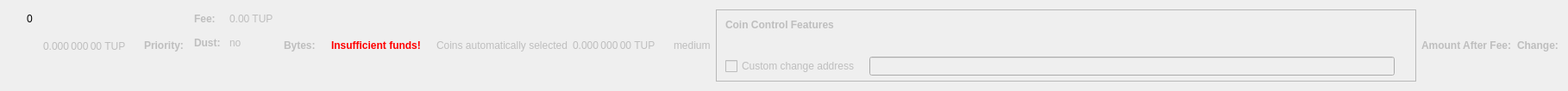
    <widget class="QWidget" name="dummyHideWidget" native="true">
     <property name="maximumSize">
      <size>
       <width>100</width>
       <height>22</height>
      </size>
     </property>
     <layout class="QHBoxLayout" name="dummyHideLayout">
      <item>
       <layout class="QFormLayout" name="formLayoutCoinControl1">
        <property name="horizontalSpacing">
         <number>10</number>
        </property>
        <property name="verticalSpacing">
         <number>14</number>
        </property>
        <property name="leftMargin">
         <number>10</number>
        </property>
        <property name="topMargin">
         <number>4</number>
        </property>
        <property name="rightMargin">
         <number>6</number>
        </property>
        <item row="0" column="1">
         <widget class="QLabel" name="labelCoinControlBytes">
          <property name="cursor">
           <cursorShape>IBeamCursor</cursorShape>
          </property>
          <property name="contextMenuPolicy">
           <enum>Qt::ActionsContextMenu</enum>
          </property>
          <property name="text">
           <string notr="true">0</string>
          </property>
          <property name="textInteractionFlags">
           <set>Qt::LinksAccessibleByMouse|Qt::TextSelectableByKeyboard|Qt::TextSelectableByMouse</set>
          </property>
         </widget>
        </item>
       </layout>
      </item>
      <item>
       <widget class="QLabel" name="labelCoinControlAfterFee">
        <property name="enabled">
         <bool>false</bool>
        </property>
        <property name="sizePolicy">
         <sizepolicy hsizetype="Fixed" vsizetype="Fixed">
          <horstretch>0</horstretch>
          <verstretch>0</verstretch>
         </sizepolicy>
        </property>
        <property name="minimumSize">
         <size>
          <width>111</width>
          <height>12</height>
         </size>
        </property>
        <property name="maximumSize">
         <size>
          <width>111</width>
          <height>12</height>
         </size>
        </property>
        <property name="cursor">
         <cursorShape>IBeamCursor</cursorShape>
        </property>
        <property name="contextMenuPolicy">
         <enum>Qt::ActionsContextMenu</enum>
        </property>
        <property name="text">
         <string notr="true">0.000 000 00 TUP</string>
        </property>
        <property name="textInteractionFlags">
         <set>Qt::LinksAccessibleByMouse|Qt::TextSelectableByKeyboard|Qt::TextSelectableByMouse</set>
        </property>
       </widget>
      </item>
      <item>
       <widget class="QLabel" name="labelCoinControlPriorityText">
        <property name="enabled">
         <bool>false</bool>
        </property>
        <property name="font">
         <font>
          <weight>75</weight>
          <bold>true</bold>
         </font>
        </property>
        <property name="text">
         <string>Priority:</string>
        </property>
       </widget>
      </item>
      <item>
       <layout class="QHBoxLayout" name="horizontalLayout"/>
      </item>
      <item>
       <layout class="QFormLayout" name="formLayoutCoinControl3">
        <property name="horizontalSpacing">
         <number>10</number>
        </property>
        <property name="verticalSpacing">
         <number>14</number>
        </property>
        <property name="leftMargin">
         <number>6</number>
        </property>
        <property name="topMargin">
         <number>4</number>
        </property>
        <property name="rightMargin">
         <number>6</number>
        </property>
        <item row="0" column="0">
         <widget class="QLabel" name="labelCoinControlFeeText">
          <property name="enabled">
           <bool>false</bool>
          </property>
          <property name="font">
           <font>
            <weight>75</weight>
            <bold>true</bold>
           </font>
          </property>
          <property name="text">
           <string>Fee:</string>
          </property>
          <property name="margin">
           <number>0</number>
          </property>
         </widget>
        </item>
        <item row="0" column="1">
         <widget class="QLabel" name="labelCoinControlFee">
          <property name="enabled">
           <bool>false</bool>
          </property>
          <property name="cursor">
           <cursorShape>IBeamCursor</cursorShape>
          </property>
          <property name="contextMenuPolicy">
           <enum>Qt::ActionsContextMenu</enum>
          </property>
          <property name="text">
           <string notr="true">0.00 TUP</string>
          </property>
          <property name="textInteractionFlags">
           <set>Qt::LinksAccessibleByMouse|Qt::TextSelectableByKeyboard|Qt::TextSelectableByMouse</set>
          </property>
         </widget>
        </item>
        <item row="1" column="0">
         <widget class="QLabel" name="labelCoinControlLowOutputText">
          <property name="enabled">
           <bool>false</bool>
          </property>
          <property name="font">
           <font>
            <weight>75</weight>
            <bold>true</bold>
           </font>
          </property>
          <property name="text">
           <string>Dust:</string>
          </property>
         </widget>
        </item>
        <item row="1" column="1">
         <widget class="QLabel" name="labelCoinControlLowOutput">
          <property name="enabled">
           <bool>false</bool>
          </property>
          <property name="cursor">
           <cursorShape>IBeamCursor</cursorShape>
          </property>
          <property name="contextMenuPolicy">
           <enum>Qt::ActionsContextMenu</enum>
          </property>
          <property name="text">
           <string>no</string>
          </property>
          <property name="textInteractionFlags">
           <set>Qt::LinksAccessibleByMouse|Qt::TextSelectableByKeyboard|Qt::TextSelectableByMouse</set>
          </property>
         </widget>
        </item>
       </layout>
      </item>
      <item>
       <widget class="QLabel" name="labelCoinControlBytesText">
        <property name="enabled">
         <bool>false</bool>
        </property>
        <property name="font">
         <font>
          <weight>75</weight>
          <bold>true</bold>
         </font>
        </property>
        <property name="text">
         <string>Bytes:</string>
        </property>
       </widget>
      </item>
      <item>
       <layout class="QFormLayout" name="formLayoutCoinControl2">
        <property name="horizontalSpacing">
         <number>10</number>
        </property>
        <property name="verticalSpacing">
         <number>14</number>
        </property>
        <property name="leftMargin">
         <number>6</number>
        </property>
        <property name="topMargin">
         <number>4</number>
        </property>
        <property name="rightMargin">
         <number>6</number>
        </property>
       </layout>
      </item>
      <item>
       <layout class="QHBoxLayout" name="horizontalLayoutCoinControl2">
        <property name="spacing">
         <number>8</number>
        </property>
        <property name="bottomMargin">
         <number>10</number>
        </property>
       </layout>
      </item>
      <item>
       <widget class="QLabel" name="labelCoinControlInsuffFunds">
        <property name="enabled">
         <bool>false</bool>
        </property>
        <property name="minimumSize">
         <size>
          <width>0</width>
          <height>0</height>
         </size>
        </property>
        <property name="font">
         <font>
          <weight>75</weight>
          <bold>true</bold>
         </font>
        </property>
        <property name="styleSheet">
         <string notr="true">color:red;font-weight:bold;</string>
        </property>
        <property name="text">
         <string>Insufficient funds!</string>
        </property>
        <property name="margin">
         <number>5</number>
        </property>
       </widget>
      </item>
      <item>
       <layout class="QFormLayout" name="formLayoutCoinControl4">
        <property name="horizontalSpacing">
         <number>10</number>
        </property>
        <property name="verticalSpacing">
         <number>14</number>
        </property>
        <property name="leftMargin">
         <number>6</number>
        </property>
        <property name="topMargin">
         <number>4</number>
        </property>
        <property name="rightMargin">
         <number>6</number>
        </property>
       </layout>
      </item>
      <item>
       <widget class="QLabel" name="labelCoinControlAutomaticallySelected">
        <property name="enabled">
         <bool>false</bool>
        </property>
        <property name="sizePolicy">
         <sizepolicy hsizetype="Fixed" vsizetype="Fixed">
          <horstretch>0</horstretch>
          <verstretch>0</verstretch>
         </sizepolicy>
        </property>
        <property name="minimumSize">
         <size>
          <width>0</width>
          <height>0</height>
         </size>
        </property>
        <property name="maximumSize">
         <size>
          <width>240</width>
          <height>16777215</height>
         </size>
        </property>
        <property name="text">
         <string>Coins automatically selected</string>
        </property>
        <property name="margin">
         <number>5</number>
        </property>
       </widget>
      </item>
      <item>
       <widget class="QLabel" name="labelCoinControlChange">
        <property name="enabled">
         <bool>false</bool>
        </property>
        <property name="sizePolicy">
         <sizepolicy hsizetype="Fixed" vsizetype="Fixed">
          <horstretch>0</horstretch>
          <verstretch>0</verstretch>
         </sizepolicy>
        </property>
        <property name="minimumSize">
         <size>
          <width>111</width>
          <height>0</height>
         </size>
        </property>
        <property name="maximumSize">
         <size>
          <width>111</width>
          <height>16777215</height>
         </size>
        </property>
        <property name="cursor">
         <cursorShape>IBeamCursor</cursorShape>
        </property>
        <property name="contextMenuPolicy">
         <enum>Qt::ActionsContextMenu</enum>
        </property>
        <property name="text">
         <string notr="true">0.000 000 00 TUP</string>
        </property>
        <property name="textInteractionFlags">
         <set>Qt::LinksAccessibleByMouse|Qt::TextSelectableByKeyboard|Qt::TextSelectableByMouse</set>
        </property>
       </widget>
      </item>
      <item>
       <widget class="QLabel" name="labelCoinControlPriority">
        <property name="enabled">
         <bool>false</bool>
        </property>
        <property name="cursor">
         <cursorShape>IBeamCursor</cursorShape>
        </property>
        <property name="contextMenuPolicy">
         <enum>Qt::ActionsContextMenu</enum>
        </property>
        <property name="text">
         <string>medium</string>
        </property>
        <property name="textInteractionFlags">
         <set>Qt::LinksAccessibleByMouse|Qt::TextSelectableByKeyboard|Qt::TextSelectableByMouse</set>
        </property>
       </widget>
      </item>
      <item>
       <widget class="QFrame" name="frameCoinControl">
        <property name="sizePolicy">
         <sizepolicy hsizetype="Expanding" vsizetype="Expanding">
          <horstretch>0</horstretch>
          <verstretch>0</verstretch>
         </sizepolicy>
        </property>
        <property name="maximumSize">
         <size>
          <width>16777215</width>
          <height>16777215</height>
         </size>
        </property>
        <property name="frameShape">
         <enum>QFrame::StyledPanel</enum>
        </property>
        <property name="frameShadow">
         <enum>QFrame::Sunken</enum>
        </property>
        <layout class="QVBoxLayout" name="verticalLayoutCoinControl2_2">
         <property name="spacing">
          <number>0</number>
         </property>
         <property name="leftMargin">
          <number>0</number>
         </property>
         <property name="topMargin">
          <number>0</number>
         </property>
         <property name="rightMargin">
          <number>0</number>
         </property>
         <property name="bottomMargin">
          <number>6</number>
         </property>
         <item>
          <layout class="QVBoxLayout" name="verticalLayoutCoinControl" stretch="0,0,0,1">
           <property name="spacing">
            <number>0</number>
           </property>
           <property name="leftMargin">
            <number>10</number>
           </property>
           <property name="topMargin">
            <number>10</number>
           </property>
           <item>
            <layout class="QHBoxLayout" name="horizontalLayoutCoinControl1">
             <property name="bottomMargin">
              <number>15</number>
             </property>
             <item>
              <widget class="QLabel" name="labelCoinControlFeatures">
               <property name="enabled">
                <bool>false</bool>
               </property>
               <property name="sizePolicy">
                <sizepolicy hsizetype="Preferred" vsizetype="Maximum">
                 <horstretch>0</horstretch>
                 <verstretch>0</verstretch>
                </sizepolicy>
               </property>
               <property name="font">
                <font>
                 <weight>75</weight>
                 <bold>true</bold>
                </font>
               </property>
               <property name="styleSheet">
                <string notr="true">font-weight:bold;</string>
               </property>
               <property name="text">
                <string>Coin Control Features</string>
               </property>
              </widget>
             </item>
            </layout>
           </item>
           <item>
            <widget class="QWidget" name="widgetCoinControl" native="true">
             <property name="sizePolicy">
              <sizepolicy hsizetype="Preferred" vsizetype="Preferred">
               <horstretch>0</horstretch>
               <verstretch>0</verstretch>
              </sizepolicy>
             </property>
             <property name="minimumSize">
              <size>
               <width>0</width>
               <height>0</height>
              </size>
             </property>
             <property name="styleSheet">
              <string notr="true"/>
             </property>
             <layout class="QHBoxLayout" name="horizontalLayoutCoinControl5_2">
              <property name="leftMargin">
               <number>0</number>
              </property>
              <property name="topMargin">
               <number>0</number>
              </property>
              <property name="rightMargin">
               <number>0</number>
              </property>
              <property name="bottomMargin">
               <number>0</number>
              </property>
              <item>
               <layout class="QHBoxLayout" name="horizontalLayoutCoinControl3">
                <property name="spacing">
                 <number>20</number>
                </property>
                <property name="topMargin">
                 <number>0</number>
                </property>
                <property name="bottomMargin">
                 <number>10</number>
                </property>
               </layout>
              </item>
             </layout>
            </widget>
           </item>
           <item>
            <layout class="QHBoxLayout" name="horizontalLayoutCoinControl4" stretch="0,0,0">
             <property name="spacing">
              <number>12</number>
             </property>
             <property name="sizeConstraint">
              <enum>QLayout::SetDefaultConstraint</enum>
             </property>
             <property name="topMargin">
              <number>5</number>
             </property>
             <property name="rightMargin">
              <number>5</number>
             </property>
             <item>
              <widget class="QCheckBox" name="checkBoxCoinControlChange">
               <property name="enabled">
                <bool>false</bool>
               </property>
               <property name="toolTip">
                <string>If this is activated, but the change address is empty or invalid, change will be sent to a newly generated address.</string>
               </property>
               <property name="text">
                <string>Custom change address</string>
               </property>
              </widget>
             </item>
             <item>
              <widget class="QValidatedLineEdit" name="lineEditCoinControlChange">
               <property name="enabled">
                <bool>false</bool>
               </property>
               <property name="sizePolicy">
                <sizepolicy hsizetype="Expanding" vsizetype="Fixed">
                 <horstretch>0</horstretch>
                 <verstretch>0</verstretch>
                </sizepolicy>
               </property>
              </widget>
             </item>
             <item>
              <widget class="QLabel" name="labelCoinControlChangeLabel_2">
               <property name="sizePolicy">
                <sizepolicy hsizetype="Preferred" vsizetype="Expanding">
                 <horstretch>0</horstretch>
                 <verstretch>0</verstretch>
                </sizepolicy>
               </property>
               <property name="minimumSize">
                <size>
                 <width>0</width>
                 <height>0</height>
                </size>
               </property>
               <property name="text">
                <string/>
               </property>
               <property name="margin">
                <number>3</number>
               </property>
              </widget>
             </item>
            </layout>
           </item>
           <item>
            <spacer name="verticalSpacerCoinControl">
             <property name="orientation">
              <enum>Qt::Vertical</enum>
             </property>
             <property name="sizeHint" stdset="0">
              <size>
               <width>800</width>
               <height>1</height>
              </size>
             </property>
            </spacer>
           </item>
          </layout>
         </item>
        </layout>
       </widget>
      </item>
      <item>
       <widget class="QLabel" name="labelCoinControlAfterFeeText">
        <property name="enabled">
         <bool>false</bool>
        </property>
        <property name="minimumSize">
         <size>
          <width>0</width>
          <height>0</height>
         </size>
        </property>
        <property name="maximumSize">
         <size>
          <width>16777215</width>
          <height>16777215</height>
         </size>
        </property>
        <property name="font">
         <font>
          <weight>75</weight>
          <bold>true</bold>
         </font>
        </property>
        <property name="text">
         <string>Amount After Fee:</string>
        </property>
        <property name="alignment">
         <set>Qt::AlignLeading|Qt::AlignLeft|Qt::AlignVCenter</set>
        </property>
        <property name="margin">
         <number>0</number>
        </property>
       </widget>
      </item>
      <item>
       <widget class="QLabel" name="labelCoinControlChangeText">
        <property name="enabled">
         <bool>false</bool>
        </property>
        <property name="sizePolicy">
         <sizepolicy hsizetype="Preferred" vsizetype="Preferred">
          <horstretch>0</horstretch>
          <verstretch>0</verstretch>
         </sizepolicy>
        </property>
        <property name="minimumSize">
         <size>
          <width>0</width>
          <height>0</height>
         </size>
        </property>
        <property name="maximumSize">
         <size>
          <width>16777215</width>
          <height>16777215</height>
         </size>
        </property>
        <property name="font">
         <font>
          <weight>75</weight>
          <bold>true</bold>
         </font>
        </property>
        <property name="text">
         <string>Change:</string>
        </property>
        <property name="alignment">
         <set>Qt::AlignLeading|Qt::AlignLeft|Qt::AlignVCenter</set>
        </property>
       </widget>
      </item>
     </layout>
    </widget>
